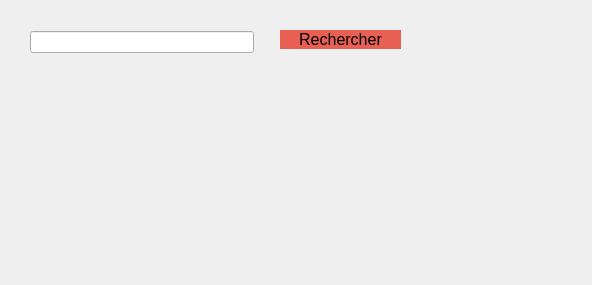
              <widget class="QWidget" name="page_5">
               <property name="geometry">
                <rect>
                 <x>0</x>
                 <y>0</y>
                 <width>592</width>
                 <height>285</height>
                </rect>
               </property>
               <attribute name="label">
                <string>recherche</string>
               </attribute>
               <widget class="QPushButton" name="pushButton_recherche_partenaires">
                <property name="geometry">
                 <rect>
                  <x>280</x>
                  <y>30</y>
                  <width>121</width>
                  <height>19</height>
                 </rect>
                </property>
                <property name="styleSheet">
                 <string notr="true">QPushButton {
 background-color:#e86054;  /* Green */ 
  border: none;
 /* color: gray; 
  padding: 15px 32px;*/
  text-align: center;
  font-size: 16px;
	border:9px;
}
QPushButton:hover{

background-color:#e0987b;
color:#7d2b20;
}
QPushButton:click{

background-color:#FCDBCE;
}
</string>
                </property>
                <property name="text">
                 <string>Rechercher</string>
                </property>
                <property name="checkable">
                 <bool>true</bool>
                </property>
               </widget>
               <widget class="QWidget" name="layoutWidget_4">
                <property name="geometry">
                 <rect>
                  <x>30</x>
                  <y>30</y>
                  <width>224</width>
                  <height>24</height>
                 </rect>
                </property>
                <layout class="QHBoxLayout" name="horizontalLayout_7">
                 <item>
                  <widget class="QLineEdit" name="lineEdit_recherche__partenaires"/>
                 </item>
                </layout>
               </widget>
              </widget>
